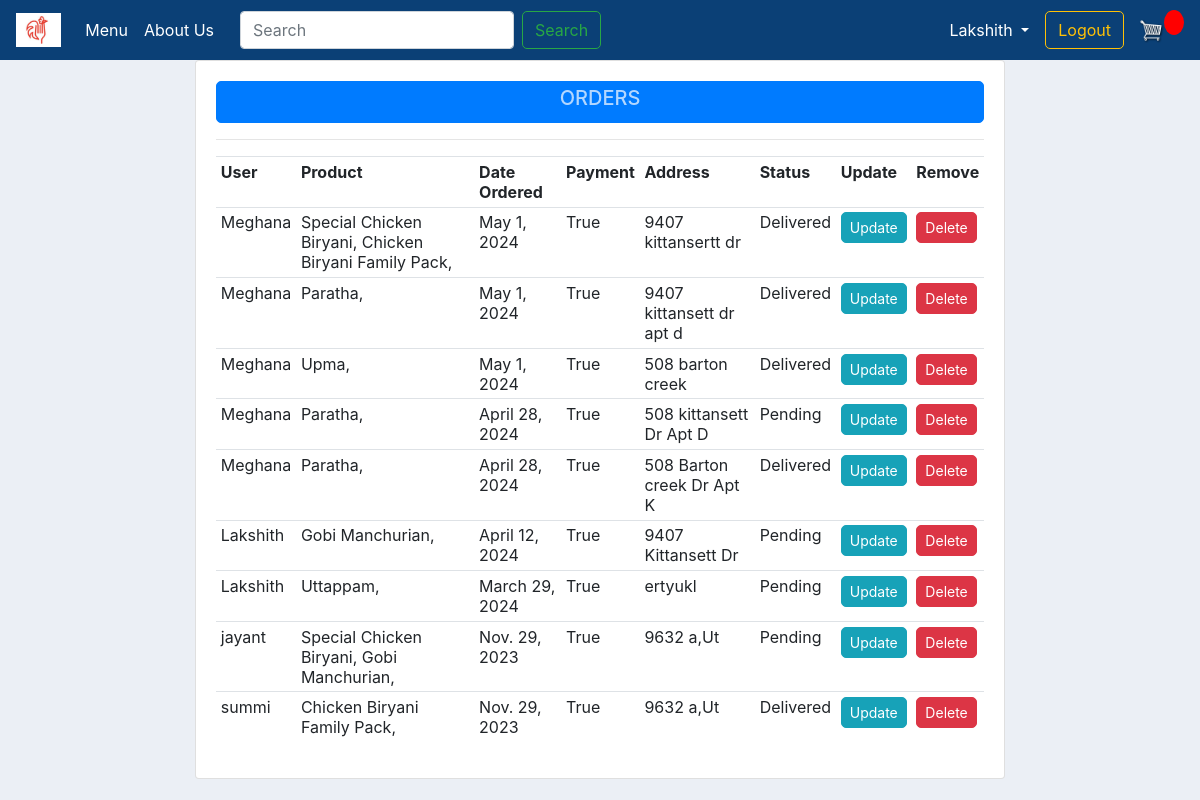
Screenshot of /orders/ (signed in) with the database file from the repository.
### store/models.py (models this page shows, shortened)
class Order(models.Model):
    STATUS = (
        ('Pending', 'Pending'),
        ('Delivered', 'Delivered'),
    )
    customer = models.ForeignKey(Customer, on_delete=models.SET_NULL, blank=True, null=True)
    date_ordered = models.DateTimeField(auto_now_add=True)
    complete = models.BooleanField(default=False, null=True, blank=False)
    transaction_id = models.CharField(max_length=200, null=True)
    status = models.CharField(max_length=200, null=True, choices=STATUS, default=STATUS[0][0])

class Customer(models.Model):
    user = models.OneToOneField(User, null=True, related_name='customer', on_delete=models.CASCADE, blank=True)
    name = models.CharField(max_length=100, null=True)
    email = models.EmailField(max_length=100, null=True)
    phone = models.CharField(max_length=100, null=True)
    profile_pic = models.ImageField(null=True, blank=True, default="user.jpg")
    date_created = models.DateTimeField(auto_now_add=True, null=True)
    def __str__(self):
        return str(self.name)

class OrderItem(models.Model):
    ORDER_TYPE = (
        ('HOME DELIVERY', 'HOME DELIVERY'),
        ('DINE IN', 'DINE IN'),
    )
    item = models.ForeignKey(Item, on_delete=models.SET_NULL, null=True)
    order = models.ForeignKey(Order, on_delete=models.SET_NULL, blank=True, null=True)
    quantity = models.IntegerField(default=0, null=True, blank=True)
    order_type = models.CharField(max_length=100, null=True, blank=True, choices=ORDER_TYPE, default=ORDER_TYPE[0][0])
    date_added = models.DateTimeField(auto_now_add=True)
    def __str__(self):
        return str(self.item)

class Item(models.Model):
    CATEGORY = (
        ('VEG', 'VEG'),
        ('NON-VEG', 'NON-VEG'),
        ('SNACKS', 'SNACKS'),
    )
    AVA = (
        ('Yes', 'Yes'),
        ('No', 'No'),
    )
    name = models.CharField(max_length=200, null=True)
    price = models.DecimalField(null=True, max_digits=10, decimal_places=2)
    category = models.CharField(max_length=200, null=True, choices=CATEGORY)
    description = models.CharField(max_length=500, null=True)
    image = models.ImageField(null=True, blank=True)
    available = models.CharField(max_length=200, null=True, choices=AVA, default=AVA[0][0])
    def __str__(self):
        return self.name

class DeliveryInfo(models.Model):
    customer = models.ForeignKey(Customer, on_delete=models.SET_NULL, blank=True, null=True)
    order = models.ForeignKey(Order, on_delete=models.SET_NULL, blank=True, null=True)
    address = models.CharField(max_length=200, null=True)
    city = models.CharField(max_length=200, null=True)
    state = models.CharField(max_length=200, null=True)
    zip_code = models.CharField(max_length=200, null=True)
    date_added = models.DateTimeField(auto_now_add=True)
    def __str__(self):
        return self.address

### store/decorators.py (the view)
        def wrapper_func(request, *args, **kwargs):
            group = None
            if request.user.groups.exists():
                group = request.user.groups.all()[0].name
            if group in allowed_roles:
                return view_func(request, *args, **kwargs)
            else:
                return HttpResponse('You are not authorized to view this page')

### store/views.py (called while the page is built)
@login_required(login_url='login')
@allowed_users(allowed_roles=['admin'])
def orders(request):
    orders = Order.objects.all().filter(complete='True').order_by('-id')[::1]
    customer = Customer.objects.all()
    context = {'orders': orders, 'customers': customer}
    return render(request, 'stores/order.html', context)

### store/templates/stores/order.html
{% extends 'stores/main.html' %}
{% load static %}
{% block content %}
    <div class="col-md-14">
        <div class="card card-body">
            <a class="btn btn-primary btn-sm btn-block" href=""><h5 style="color: #b3d7ff">ORDERS</h5></a>
            <hr>
            <table class="table table-sm">
                <tr>
                    <th>User</th>
                    <th>Product</th>
                    <th>Date Ordered</th>
                    <th>Payment</th>
                    <th>Address</th>
                    <th>Status</th>
                    <th>Update</th>
                    <th>Remove</th>
                </tr>
                {% for order in orders %}
                    <tr>
                        <td>{{ order.customer }}</td>
                        <td>
                            {% for i in order.orderitem_set.all %}
                                {{ i }},
                            {% endfor %}
                        </td>
                        <td>{{ order.date_ordered| date }}</td>
                        <td>{{ order.complete }}</td>
                        <td>{{ order.deliveryinfo_set.first}}</td>
                        <td>{{ order.status }}</td>
                        <td><a class="btn btn-sm btn-info" href="{% url 'update_order' order.id %}">Update</a></td>
                        <td><a class="btn btn-sm btn-danger" href="{% url 'delete_order' order.id %}">Delete</a>
                        </td>
                    </tr>
                {% endfor %}
            </table>
        </div>
{% endblock %}

### store/templates/stores/nav.html (shortened to what this page needs)
{% load static %}
<nav class="navbar navbar-expand-lg navbar-dark bg-dark">
    <a class="navbar-brand" href="{% url 'menu' %}"><img height="34px" src="{% static 'images/logo.jpg' %}"
                                                         alt="Biryani Walla"></a>
    <div class="collapse navbar-collapse" id="navbarSupportedContent">
        <ul class="navbar-nav mr-auto">
            <li class="nav-item active">
                <a class="nav-link" href="{% url 'menu' %}">Menu <span class="sr-only">(current)</span></a>
            </li>
            <li class="nav-item active">
                <a class="nav-link" href="{% url 'about' %}">About Us <span class="sr-only">(current)</span></a>
            </li>
            <form class="form-inline my-2 my-lg-0" action="{% url 'search' %}">
                <input name="query" id="search-input" class="form-control mr-sm-2" type="search" placeholder="Search"
                       aria-label="Search">
                <button class="btn btn-outline-success" type="submit">Search</button>
            </form>
        </ul>
        <div class="form-inline my-2 my-lg-0">
            {% if request.user.is_authenticated %}
                <li class="nav-item dropdown form-inline">
                    <a class="nav-link dropdown-toggle" href="#" id="text-now" data-toggle="dropdown"
                       aria-haspopup="true" aria-expanded="false" style="color: white">
                        {{ request.user }}
                    </a>
                </li>
            {% endif %}
            {% if request.user.is_authenticated %}
                <a href="{% url 'logout' %}" class="btn btn-outline-warning">Logout</a>
            {% endif %}
            <a href="{% url 'cart' %}">
                <img id="cart-icon" alt="cart" src="{% static 'images/cart.png' %}">
            </a>
            <p id="cart-total">{{ cartItems }}</p>
        </div>
    </div>
</nav>

### static/css/main.css (style rules this page uses)
body { background-color: hsl(0, 0%, 98%); }
h1, h2, h3, h4, h5, h6 { color: hsl(0, 0%, 30%); }
.bg-dark { background-color: #0b4076 !important; }
#cart-icon { width: 25px; display: inline-block; margin-left: 15px; }
#cart-total { display: block; text-align: center; color: #fff; background-color: red; width: 20px; height: 25px; border-radius: 50%; font-size: 14px; }
.btn { border-radius: 5px; }
body { background-color: #ebeff5; }

### rows the page displays
Order: customer "Meghana", date_ordered "May 1, 2024", complete "True", deliveryinfo_set.first "9407 kittansertt dr", status "Delivered"
OrderItem: item.name "Special Chicken Biryani"
OrderItem: item.name "Chicken Biryani Family Pack"
Order: customer "Meghana", date_ordered "May 1, 2024", complete "True", deliveryinfo_set.first "9407 kittansett dr apt d", status "Delivered"
OrderItem: item.name "Paratha"
Order: customer "Meghana", date_ordered "May 1, 2024", complete "True", deliveryinfo_set.first "508 barton creek", status "Delivered"
OrderItem: item.name "Upma"
Order: customer "Meghana", date_ordered "April 28, 2024", complete "True", deliveryinfo_set.first "508 kittansett Dr Apt D", status "Pending"
OrderItem: item.name "Paratha"
Order: customer "Meghana", date_ordered "April 28, 2024", complete "True", deliveryinfo_set.first "508 Barton creek Dr Apt K", status "Delivered"
OrderItem: item.name "Paratha"
Order: customer "Lakshith", date_ordered "April 12, 2024", complete "True", deliveryinfo_set.first "9407 Kittansett Dr", status "Pending"
OrderItem: item.name "Gobi Manchurian"
Order: customer "Lakshith", date_ordered "March 29, 2024", complete "True", deliveryinfo_set.first "ertyukl", status "Pending"
OrderItem: item.name "Uttappam"
Order: customer "jayant", date_ordered "Nov. 29, 2023", complete "True", deliveryinfo_set.first "9632 a,Ut", status "Pending"
OrderItem: item.name "Special Chicken Biryani"
OrderItem: item.name "Gobi Manchurian"
Order: customer "summi", date_ordered "Nov. 29, 2023", complete "True", deliveryinfo_set.first "9632 a,Ut", status "Delivered"
OrderItem: item.name "Chicken Biryani Family Pack"

### other values shown
{{ request.user }} "Lakshith"
